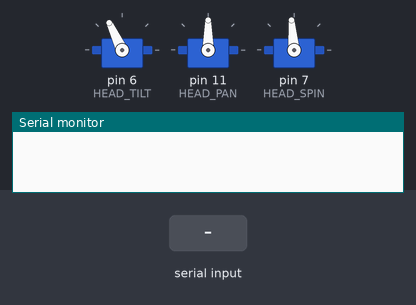
The sketch below on a simulated Arduino Mega 2560, built with avr-gcc and run on an emulated ATmega2560. Shown: 3 × servo, the last lines printed to the serial monitor. The test bench sets the inputs (shaded band).

Above: at 1.2 s.
1.3 s: "rx\n" received over the second serial link
At 2.1 s:
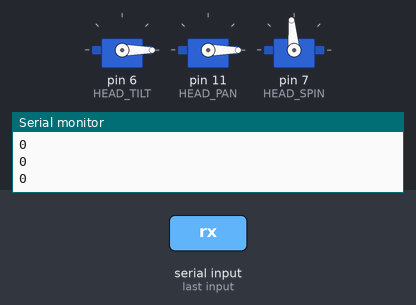
2.8 s: "R1p\n" received over the second serial link
At 3.5 s:
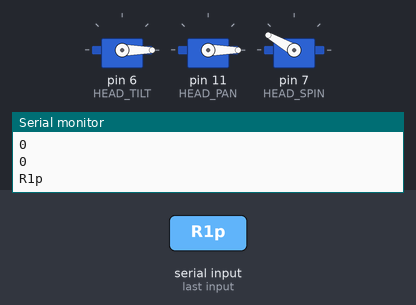
4.3 s: "L1p\n" received over the second serial link
At 5.5 s:
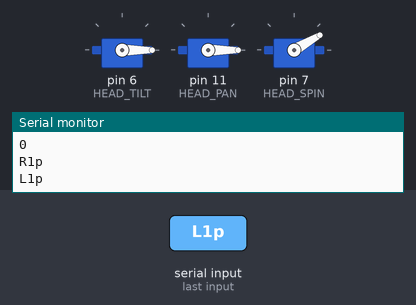
Timing chart, 0 to 7.3 s (numbered marks = the images above; inputs shaded):
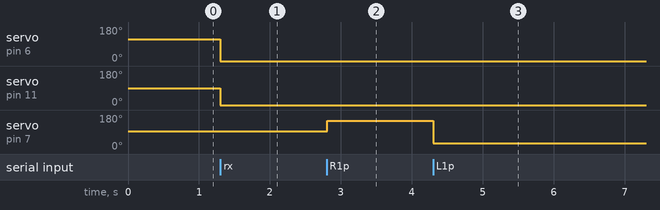

The sketch:

Servos-Control.ino
```cpp
#include <Servo.h>

// Define pins
// Head tilt servo
const int HEAD_TILT = 6;
// Head pan servo
const int HEAD_PAN = 11;
// Head spin servo
const int HEAD_SPIN = 7;

// Head tilt servo
Servo headTilt;
// Head pan servo
Servo headPan;
// Head spin servo
Servo headSpin;

String receivedMessage, command, data;
int comma, angle;
double x, y, inverse_x, inverse_y, x_percent, y_percent;
char receivedChar;

const int DEADZONE_MAX = 150;
const int DEADZONE_MIN = 100;
const int H_TILT_START = 115;
const int H_PAN_START = 90;

void setup() {
  // Attach servos to their pins
  headTilt.attach(HEAD_TILT);
  headPan.attach(HEAD_PAN);
  headSpin.attach(HEAD_SPIN);
  // Stop servo
  headSpin.write(95);
  // Initialize servo positions
  headTilt.write(H_TILT_START);
  headPan.write(H_PAN_START);

  // Start serial communication
  Serial.begin(9600);
  // Uno
  Serial1.begin(115200);
}

void loop() {
  // If there is data waiting from the controller
  while (Serial1.available() > 0) {
    // Read 1 character
    receivedChar = Serial1.read();
    if (receivedChar == '\n') {
      // Save the received message
      command = receivedMessage;
      Serial.println(command);
      // Reset the received message
      receivedMessage = "";
    }
    else {
      // Append characters to the received message
      receivedMessage += receivedChar;
    }
  }

  if (command.startsWith("rx")) {
    command.replace("rx=", "");
    command.replace("ry=", "");
    //Serial.println(command);
    comma = command.indexOf(',');
    x = command.substring(0, comma).toDouble();
    y = command.substring(comma+1).toDouble();

    // If in deadzone 101->149
    if (x < DEADZONE_MAX && x > DEADZONE_MIN) {
      // Return to start position
      headPan.write(H_PAN_START);
    }
    // If right stick pushed right
    else if (x >= DEADZONE_MAX) {
      // Scale controller input to servo angle
      x_percent = (x-DEADZONE_MAX)/(255-DEADZONE_MAX);
      // Angle ranges * controller % + start position + 1
      angle = (180.0-H_PAN_START-1.0)*x_percent + H_PAN_START + 1;
      Serial.println(angle);
      headPan.write(angle);
    }
    // If right stick pushed left
    else if (x <= DEADZONE_MIN) {
      // Get controller input %
      x_percent = x/DEADZONE_MIN;
      //
      angle = (H_PAN_START-1)*x_percent;
      Serial.println(angle);
      headPan.write(angle);
    }
    else {
      Serial.println("Error: Right x axis");
    }

    // If in deadzone 101->149
    if (y < DEADZONE_MAX && y > DEADZONE_MIN) {
      // Return to start position
      headTilt.write(H_TILT_START);
    }
    // If right stick pushed up
    else if (y <= DEADZONE_MIN) {
     // Get controller input %
      y_percent = y/DEADZONE_MIN;
      //
      angle = (H_TILT_START-1)*y_percent;
      Serial.println(angle);
      headTilt.write(angle);
    }
    // If right stick pushed down
    else if (y >= DEADZONE_MAX) {
       // Scale controller input to servo angle
      y_percent = (y-DEADZONE_MAX)/(255-DEADZONE_MAX);
      // Angle ranges * controller % + start position + 1
      angle = (180.0-H_TILT_START-1.0)*y_percent + H_TILT_START + 1;
      Serial.println(angle);
      headTilt.write(angle);
    }
    else {
      Serial.println("Error: Right y axis");
    }
  }

  // If R1 is pressed
  if (command.startsWith("R1p")) {
    // Dome spin clockwise while pressed
    headSpin.write(150);
  }
  // If R1 is released
  if (command.startsWith("R1r")) {
    // Stop dome spin
    headSpin.write(95);
    // Reset command
    command = "";
  }
  // If L1 is pressed
  if (command.startsWith("L1p")) {
    // Dome spin clockwise while pressed
    headSpin.write(30);
  }
  // If L1 is released
  if (command.startsWith("L1r")) {
    // Stop dome spin
    headSpin.write(95);
    // Reset command
    command = "";
  }
}
```

Measured:
- after the input at 1.3 s, servo on pin 6 (HEAD_TILT): 115° → 0° at once; servo on pin 11 (HEAD_PAN): 90° → 0° at once
- after the input at 2.8 s, servo on pin 7 (HEAD_SPIN): 95° → 150° at once
- after the input at 4.3 s, servo on pin 7 (HEAD_SPIN): 150° → 30° at once
